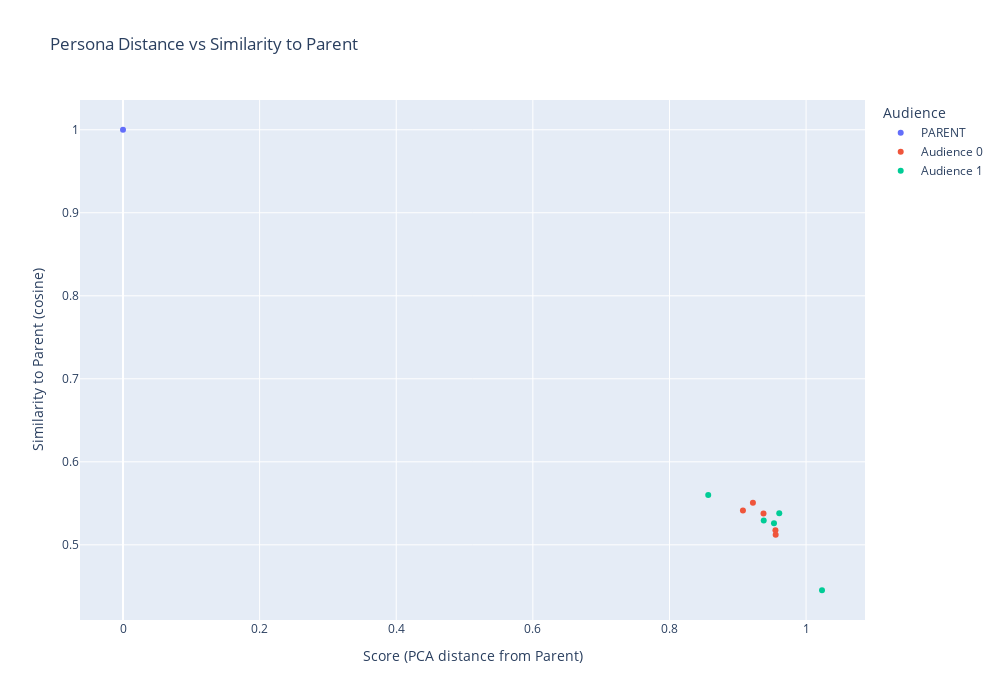

Notebook code cell kept with this figure:
### Code cell
fig = px.scatter(
        df,
        x="score",
        y="similarity_score",
        color="audience",
        hover_data=["member"],
        title="Persona Distance vs Similarity to Parent",
    )

fig.update_layout(
    xaxis_title="Score (PCA distance from Parent)",
    yaxis_title="Similarity to Parent (cosine)",
    width=1000,
    height=700,
    legend_title="Audience",
)

# DISPLAY instead of writing HTML
fig.show()

### Figure 1 — Plotly figure (JSON) as saved in the notebook; plotly's stock layout.template omitted (floating-point values rounded to 4 significant figures)
{"data": [{"customdata": [["PARENT"]], "hovertemplate": "audience=PARENT<br>score=%{x}<br>similarity_score=%{y}<br>member=%{customdata[0]}<extra></extra>", "legendgroup": "PARENT", "marker": {"color": "#636efa", "symbol": "circle"}, "mode": "markers", "name": "PARENT", "orientation": "v", "showlegend": true, "type": "scatter", "x": [0.0], "xaxis": "x", "y": [1.0], "yaxis": "y"}, {"customdata": [["AUD0_0001"], ["AUD0_0002"], ["AUD0_0003"], ["AUD0_0004"], ["AUD0_0005"]], "hovertemplate": "audience=Audience 0<br>score=%{x}<br>similarity_score=%{y}<br>member=%{customdata[0]}<extra></extra>", "legendgroup": "Audience 0", "marker": {"color": "#EF553B", "symbol": "circle"}, "mode": "markers", "name": "Audience 0", "orientation": "v", "showlegend": true, "type": "scatter", "x": [0.9222, 0.9377, 0.9551, 0.9555, 0.9075], "xaxis": "x", "y": [0.5508, 0.5377, 0.5175, 0.5122, 0.5415], "yaxis": "y"}, {"customdata": [["AUD1_0001"], ["AUD1_0002"], ["AUD1_0003"], ["AUD1_0004"], ["AUD1_0005"]], "hovertemplate": "audience=Audience 1<br>score=%{x}<br>similarity_score=%{y}<br>member=%{customdata[0]}<extra></extra>", "legendgroup": "Audience 1", "marker": {"color": "#00cc96", "symbol": "circle"}, "mode": "markers", "name": "Audience 1", "orientation": "v", "showlegend": true, "type": "scatter", "x": [0.938, 1.023, 0.953, 0.9607, 0.8567], "xaxis": "x", "y": [0.5292, 0.4453, 0.5262, 0.5379, 0.5601], "yaxis": "y"}], "layout": {"height": 700, "legend": {"title": {"text": "Audience"}, "tracegroupgap": 0}, "title": {"text": "Persona Distance vs Similarity to Parent"}, "width": 1000, "xaxis": {"anchor": "y", "domain": [0, 1], "title": {"text": "Score (PCA distance from Parent)"}}, "yaxis": {"anchor": "x", "domain": [0, 1], "title": {"text": "Similarity to Parent (cosine)"}}}}
